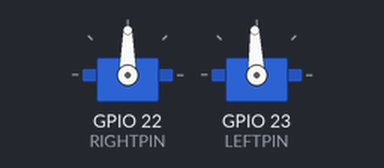
Simulated run of this sketch. Board: ESP32. Shown: 2 × servo. What the sketch prints to the serial monitor is not drawn.

Above: at 0.1 s.
Timing chart, 0 to 1.6 s (numbered marks = the images above):
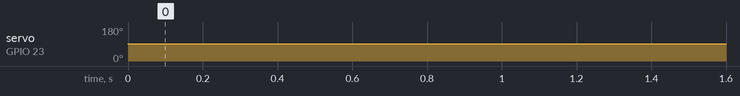

Measured:
- by itself, servo on GPIO 23 (LEFTPIN): 90° → 92° at 0.00 s

The sketch:

RTOS_TEST.ino
```cpp
#include <AccelStepper.h>
#include <MultiStepper.h>
#include <ESP32Servo.h>


#define STEP_PIN 33
#define DIR_PIN 32
#define ForwardPin 13
#define BackwardPin 15
#define RIGHTPIN 22
#define LEFTPIN 23
#define POTRIGHT 34
#define POTLEFT 35

//const float stepsPerRevolution = 200;
//AccelStepper stepper(AccelStepper::DRIVER, 32, 33);

//int stateForward = 0;
//int stateBack = 0;

Servo left;
Servo right;


//float convert_rotational_position_to_steps(float rotations) {
 // return rotations * stepsPerRevolution;
//}

TaskHandle_t ServoRTaskHandle = NULL;
TaskHandle_t ServoLTaskHandle = NULL;
TaskHandle_t ADCTaskHandle = NULL;
QueueHandle_t potQueue;

void ServoR(void *parameter) {
  int input;
  for(;;) {
    if(xQueuePeek(potQueue, &input, portMAX_DELAY)){
      int rServoAngle = map(input, 0, 4095, 175, 10);
      right.write(rServoAngle);
    }
  }
}

void ServoL(void *parameter) {
  int input;
  for(;;) {
    if (xQueuePeek(potQueue, &input, portMAX_DELAY)) {
      int lServoAngle = map(input, 0, 4095, 10, 175);
      Serial.println(lServoAngle);
      left.write(lServoAngle);
    }
  }
}

void ADC(void *parameter) {
  int pot;
  for(;;) {
    pot = analogRead(POTLEFT);

    xQueueOverwrite(potQueue, &pot);

    vTaskDelay(pdMS_TO_TICKS(20));
  }
}


void setup() {

  Serial.begin(9600);
  // put your setup code here, to run once:
 // float MAXRPM = 300;
 // float Max_Speed_StepsPerSec = stepsPerRevolution * MAXRPM /60;
 // stepper.setMaxSpeed(Max_Speed_StepsPerSec);

// float AccelRPMperSec = 60;
// float Accel_StepsPerSec = stepsPerRevolution * AccelRPMperSec / 60;
  //stepper.setAcceleration(Accel_StepsPerSec);

  //stepper.setCurrentPosition(0);
  //pinMode(ForwardPin, INPUT_PULLUP);
  //pinMode(BackwardPin, INPUT_PULLUP);

  //stepper.setMinPulseWidth(5);

  right.attach(RIGHTPIN);
  left.attach(LEFTPIN);
  analogSetPinAttenuation(POTLEFT, ADC_11db);
  analogSetPinAttenuation(POTRIGHT, ADC_11db);

  potQueue = xQueueCreate(
      1,              // max 10 items in queue
      sizeof(int)      // each item is an int
  );

// xTaskCreatePinnedToCore(
//   ServoR,             // Task function
//   "ServoR",           // Task name
//    20000,             // Stack size (bytes)
//    NULL,              // Parameters
//    1,                 // Priority
//    &ServoRTaskHandle,      // Task handle
//    1                  // Core 1
//  );
  xTaskCreatePinnedToCore(
    ADC,
    "Potentiometer Read",
    20000,
    NULL,
    1,
    &ADCTaskHandle,
    0
  );

  xTaskCreatePinnedToCore(
    ServoL,             // Task function
    "ServoL",           // Task name
    40000,             // Stack size (bytes)
    NULL,              // Parameters
    1,                 // Priority
    &ServoLTaskHandle,      // Task handle
    1                  // Core 1
  );

  xTaskCreatePinnedToCore(
    ServoR,             // Task function
    "ServoR",           // Task name
    40000,             // Stack size (bytes)
    NULL,              // Parameters
    1,                 // Priority
    &ServoRTaskHandle,      // Task handle
    1                  // Core 1
  );


}

void loop() {

  //stateForward = digitalRead(ForwardPin);
  //stateBack = digitalRead(BackwardPin);
  // put your main code here, to run repeatedly:
//  if(stateForward == LOW && stateBack == HIGH)  {
//    stepper.move(convert_rotational_position_to_steps(0.1));
//  }
//  else if(stateForward == HIGH && stateBack == LOW) {
//    stepper.move(convert_rotational_position_to_steps(-0.1));
//  }

//  stepper.run();
}
```
